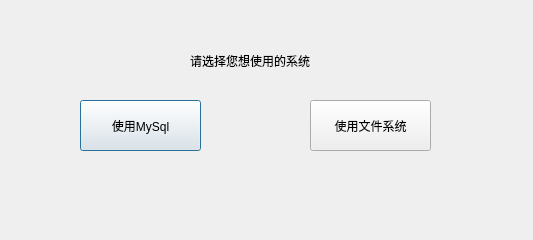
<?xml version="1.0" encoding="UTF-8"?>
<ui version="4.0">
 <class>Methods</class>
 <widget class="QDialog" name="Methods">
  <property name="geometry">
   <rect>
    <x>0</x>
    <y>0</y>
    <width>533</width>
    <height>240</height>
   </rect>
  </property>
  <property name="minimumSize">
   <size>
    <width>533</width>
    <height>240</height>
   </size>
  </property>
  <property name="maximumSize">
   <size>
    <width>533</width>
    <height>240</height>
   </size>
  </property>
  <property name="windowTitle">
   <string>Dialog</string>
  </property>
  <widget class="QPushButton" name="pushButton">
   <property name="geometry">
    <rect>
     <x>80</x>
     <y>100</y>
     <width>121</width>
     <height>51</height>
    </rect>
   </property>
   <property name="text">
    <string>使用MySql</string>
   </property>
  </widget>
  <widget class="QPushButton" name="pushButton_3">
   <property name="geometry">
    <rect>
     <x>310</x>
     <y>100</y>
     <width>121</width>
     <height>51</height>
    </rect>
   </property>
   <property name="text">
    <string>使用文件系统</string>
   </property>
  </widget>
  <widget class="QLabel" name="label">
   <property name="geometry">
    <rect>
     <x>190</x>
     <y>40</y>
     <width>141</width>
     <height>41</height>
    </rect>
   </property>
   <property name="text">
    <string>请选择您想使用的系统</string>
   </property>
  </widget>
 </widget>
 <resources/>
 <connections/>
</ui>
